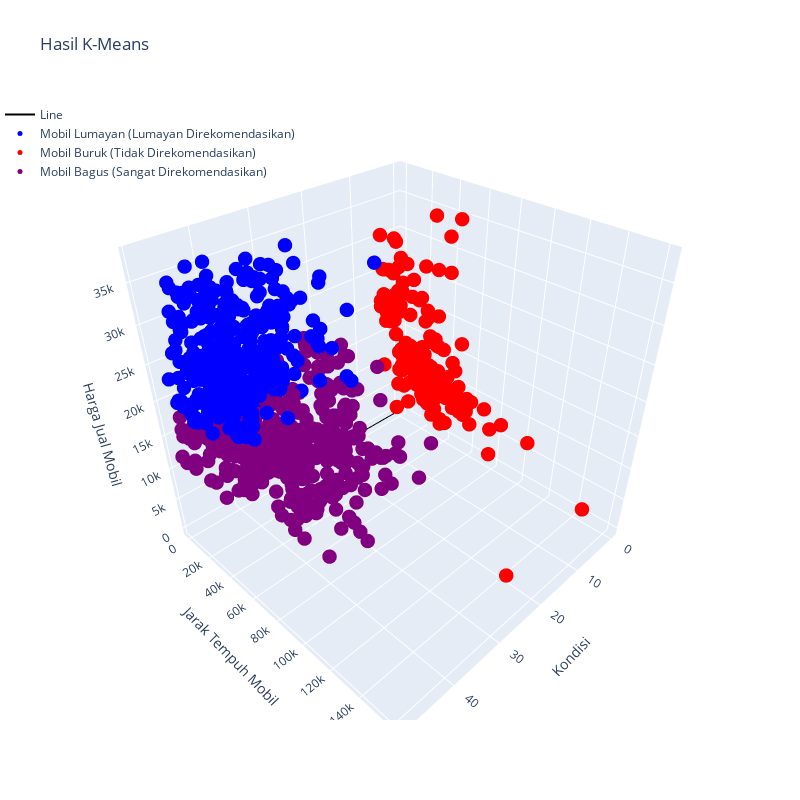

Notebook cell for this chart:
### Markdown cell above
Tujuan dari kode di atas adalah  hampir sama seperti kode sebelumnya yaitu untuk menghitung dan menampilkan dendrogram dari hierarchical clustering menggunakan metode Average link untuk data yang telah dinormalisasi. Dendrogram ini dapat membantu Saya memvisualisasikan struktur hierarkis dari cluster yang terbentuk.

### Code cell
import plotly.graph_objs as go



df1 = subset_df[subset_df.Cluster==0]
df2 = subset_df[subset_df.Cluster==1]
df3 = subset_df[subset_df.Cluster==2]

# Definisikan data untuk garis
xline = np.linspace(0, 15, 1000)
yline = np.linspace(0, 15, 1000)
zline = np.linspace(0, 15, 1000)
line_trace = go.Scatter3d(x=xline, y=yline, z=zline, mode='lines', line=dict(color='black'), name='Line')

# Definisikan data untuk setiap cluster
scatter_traces = [
    go.Scatter3d(x=df1.condition, y=df1.odometer, z=df1.sellingprice, mode='markers',
                 marker=dict(color='blue', size=5), name='Mobil Lumayan (Lumayan Direkomendasikan)',
                 hovertemplate="<span>condition: %{x}<br>Odometer(jarak tempuh): %{y}m<br>Harga Jual: %{z}<extra></extra></span><span><b> Mobil Lumayan </b><extra></extra></span>"),
    go.Scatter3d(x=df2.condition, y=df2.odometer, z=df2.sellingprice, mode='markers',
                 marker=dict(color='red', size=5), name='Mobil Buruk (Tidak Direkomendasikan)',
                hovertemplate="<span>condition: %{x}<br>Odometer(jarak tempuh): %{y}m<br>Harga Jual: %{z}<extra></extra></span><span><b> Mobil Buruk </b><extra></extra></span>"),
    go.Scatter3d(x=df3.condition, y=df3.odometer, z=df3.sellingprice, mode='markers',
                 marker=dict(color='purple', size=5), name='Mobil Bagus (Sangat Direkomendasikan)',
                hovertemplate="<span>condition: %{x}<br>Odometer(jarak tempuh): %{y}m<br>Harga Jual: %{z}<extra></extra></span><span><b> Mobil Bagus </b><extra></extra></span>"),
]



# Definisikan layout
layout = go.Layout(scene=dict(xaxis=dict(title='Kondisi'), yaxis=dict(title='Jarak Tempuh Mobil'), zaxis=dict(title='Harga Jual Mobil')),
                   margin=dict(l=0, r=0), height=800, width=800, title="Hasil K-Means", legend=dict(x=0, y=1), showlegend=True)

# Definisikan figure
fig = go.Figure(data=[line_trace] + scatter_traces , layout=layout)

# Tampilkan plot
fig.show()

### Figure 1 — Plotly figure (JSON) as saved in the notebook; plotly's stock layout.template omitted (floating-point values rounded to 4 significant figures; data arrays with more than 128 entries replaced by an {"elided": "..."} marker saying what was removed)
{"data": [{"line": {"color": "black"}, "mode": "lines", "name": "Line", "type": "scatter3d", "x": {"elided": "1000 float values"}, "y": {"elided": "1000 float values"}, "z": {"elided": "1000 float values"}}, {"hovertemplate": "<span>condition: %{x}<br>Odometer(jarak tempuh): %{y}m<br>Harga Jual: %{z}<extra></extra></span><span><b> Mobil Lumayan </b><extra></extra></span>", "marker": {"color": "blue", "size": 5}, "mode": "markers", "name": "Mobil Lumayan (Lumayan Direkomendasikan)", "type": "scatter3d", "x": {"elided": "403 int values"}, "y": {"elided": "403 int values"}, "z": {"elided": "403 int values"}}, {"hovertemplate": "<span>condition: %{x}<br>Odometer(jarak tempuh): %{y}m<br>Harga Jual: %{z}<extra></extra></span><span><b> Mobil Buruk </b><extra></extra></span>", "marker": {"color": "red", "size": 5}, "mode": "markers", "name": "Mobil Buruk (Tidak Direkomendasikan)", "type": "scatter3d", "x": {"elided": "160 int values"}, "y": {"elided": "160 int values"}, "z": {"elided": "160 int values"}}, {"hovertemplate": "<span>condition: %{x}<br>Odometer(jarak tempuh): %{y}m<br>Harga Jual: %{z}<extra></extra></span><span><b> Mobil Bagus </b><extra></extra></span>", "marker": {"color": "purple", "size": 5}, "mode": "markers", "name": "Mobil Bagus (Sangat Direkomendasikan)", "type": "scatter3d", "x": {"elided": "437 int values"}, "y": {"elided": "437 int values"}, "z": {"elided": "437 int values"}}], "layout": {"height": 800, "legend": {"x": 0, "y": 1}, "margin": {"l": 0, "r": 0}, "scene": {"xaxis": {"title": {"text": "Kondisi"}}, "yaxis": {"title": {"text": "Jarak Tempuh Mobil"}}, "zaxis": {"title": {"text": "Harga Jual Mobil"}}}, "showlegend": true, "title": {"text": "Hasil K-Means"}, "width": 800}}
